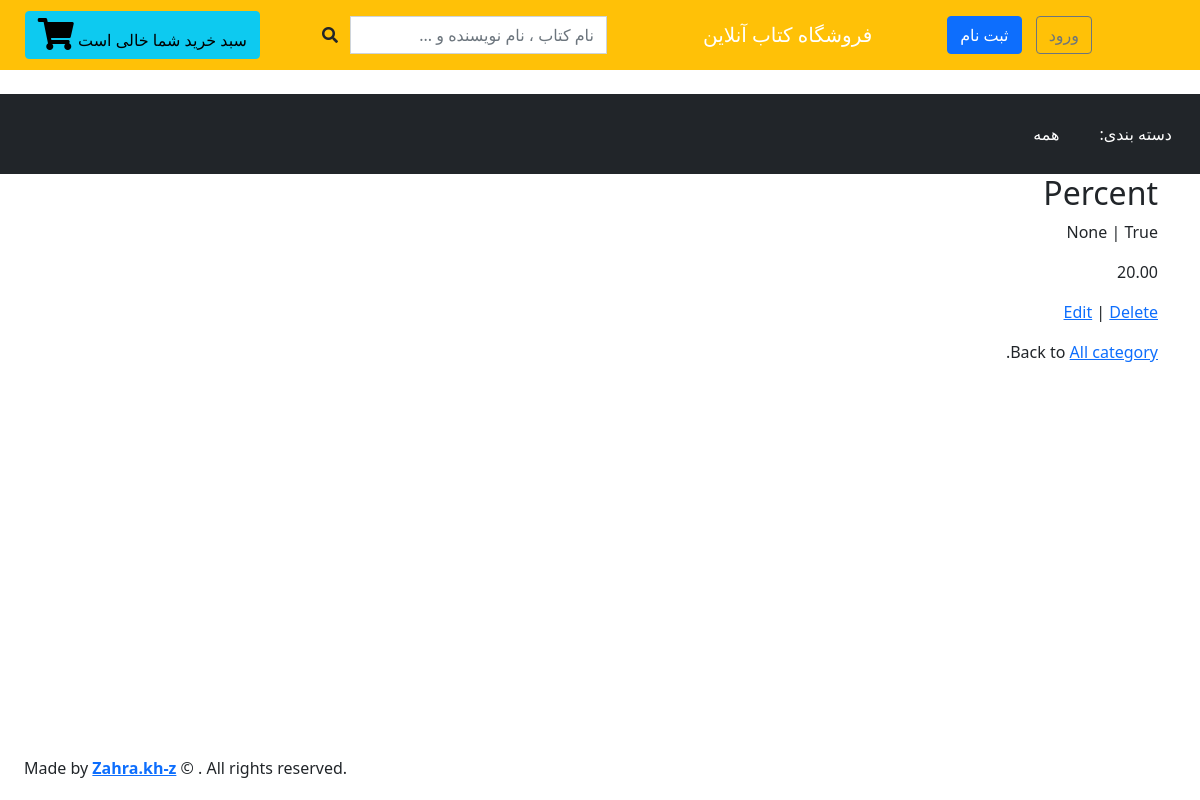
Page /off/discount/2/ on the committed database.
### off/models.py (models this page shows, shortened)
class Discount(models.Model):
    DISCOUNT = (('Percent', 'درصدی'), ('Cash', 'نقدی'),)
    type_discount = models.CharField(max_length=12, choices=DISCOUNT)
    amount = models.IntegerField(validators=[MinValueValidator(0), MaxValueValidator(100)], blank=True, null=True)
    percent = models.DecimalField(decimal_places=2, max_digits=5, blank=True, null=True)
    max_use = models.IntegerField('Max number of items')
    active = models.BooleanField(default=True)
    book = models.ManyToManyField(Book, related_name='book_off', blank=True, null=True)
    class Meta:
        verbose_name = 'تخفیف'
        verbose_name_plural = 'تخفیف ها'

### off/views.py (the view)
# urls.py: path('discount/<int:pk>/', DiscountDetailView.as_view(), name='discount_detail'),
class DiscountDetailView(DetailView):  # new
    model = Discount
    template_name = 'panel/discount_detail.html'
    login_url = 'login'  # new

### basket/basket.py (called while the page is built)
    def __len__(self):
        return sum(item['quantity'] for item in self.basket.values())

### basket/context_ processors.py (called while the page is built)
def basket(request):
    return {'basket': Basket(request)}

### templates/panel/discount_detail.html
{% extends 'base.html' %}
{% block content %}
    <div class="article-entry">
        <h2>{{ object.type_discount}}</h2>
        <p> {{ object.amount }} | {{ object.active }}</p>
        <p>{{ object.percent }}</p>
    </div>
    <p><a href="{% url 'panel:discount_edit' discount.pk %}">Edit</a> |
    <a href="{% url 'panel:discount_delete' discount.pk %}">Delete</a></p>
    <p>Back to <a href="{% url 'panel:discount_list' %}">All category</a>.</p>
{% endblock content %}

### rows in the picture
Discount: type_discount "Percent", amount "None", active "True", percent "20.00"
